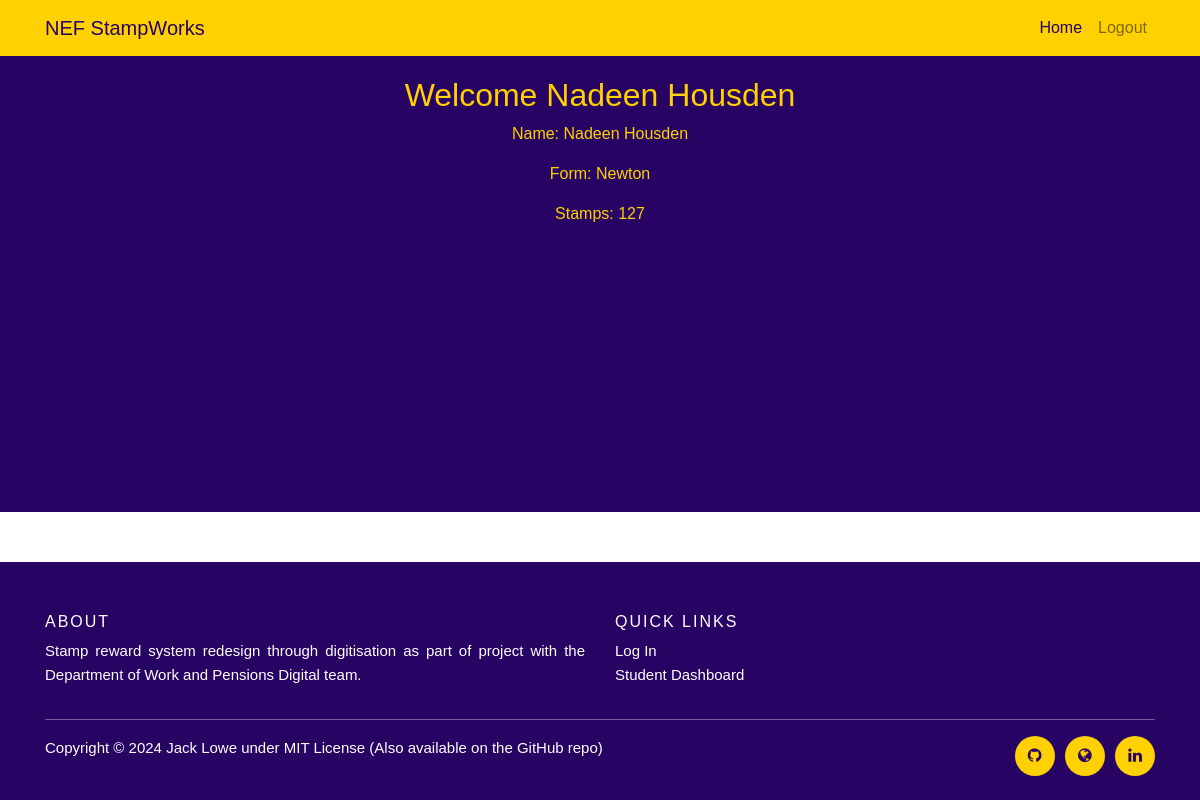
Page /student/dashboard (signed in) on the committed database.
### tables this page shows
CREATE TABLE students (
	name VARCHAR(50),
	form VARCHAR(7),
	stamps INT,
	emailpre VARCHAR(50),
	mainclass VARCHAR(6),
	password VARCHAR(50)
);

### site/app.py (the view)
@app.route('/student/dashboard')
def student_dashboard():
    if 'email' not in session or 'is_staff' not in session or session['is_staff']:
        return redirect(url_for('login'))
    email = session['email']
    student_info = get_student_info(email)
    return render_template('student_dashboard.html', student_info=student_info)

### site/databaseComms.py (called while the page is built)
def dbSelect():
    return "NEF.db"

def get_student_info(emailpre):
    conn = sqlite3.connect(dbSelect())
    c = conn.cursor()
    c.execute("SELECT name, form, stamps, emailpre, mainclass FROM students WHERE emailpre=?", (emailpre,))
    student_info = c.fetchone()
    conn.close()
    return student_info

### site/templates/student_dashboard.html (shortened to what this page needs)
<!DOCTYPE html>
<html lang="en">
<head>
    <link rel="stylesheet" href="https://maxcdn.bootstrapcdn.com/bootstrap/4.5.2/css/bootstrap.min.css">
    <link rel="stylesheet" href="{{ url_for('static', filename='css/styles.css') }}">
    <link rel="stylesheet" href="https://cdnjs.cloudflare.com/ajax/libs/font-awesome/4.7.0/css/font-awesome.min.css">
</head>
<body>
    <nav class="navbar sticky-top navbar-expand-lg navbar-light bg-light">
        <div class="container">
            <a class="navbar-brand" href="/">NEF StampWorks</a>
            <div class="collapse navbar-collapse" id="navbarSupportedContent">
                <ul class="navbar-nav ml-auto">
                    <li class="nav-item">
                        <a class="nav-link" href="/">Home</a>
                    </li>
                    <li>
                      <a class="nav-link" href="/logout">Logout</a>
                    </li>
                </ul>
            </div>
        </div>
    </nav>
    <div class="content">
    <h2>Welcome {{ student_info[0] }}</h2>
    <p>Name: {{ student_info[0] }}</p>
    <p>Form: {{ student_info[1] }}</p>
    <p>Stamps: {{ student_info[2] }}</p>
    </div>
    <footer class="site-footer">
        <div class="container">
          <div class="row">
            <div class="col-sm-12 col-md-6">
              <h6>About</h6>
              <p class="text-justify">Stamp reward system redesign through digitisation as part of project with the Department of Work and Pensions Digital team.</p>
            </div>
            <div class="col-xs-6 col-md-3">
              <h6>Quick Links</h6>
              <ul class="footer-links">
                <li><a href="/login">Log In</a></li>
                <li><a href="/student/dashboard">Student Dashboard</a></li>
              </ul>
            </div>
          </div>
          <hr>
        </div>
        <div class="container">
          <div class="row">
            <div class="col-md-8 col-sm-6 col-xs-12">
              <p class="copyright-text">Copyright &copy; 2024 <a href="https://github.com/Jack-Lowe-7/">Jack Lowe</a> under <a href="/license">MIT License</a> (Also available on the <a href="https://github.com/Jack-Lowe-7/DWP-Project">GitHub repo</a>)
              </p>
            </div>
            <div class="col-md-4 col-sm-6 col-xs-12">
              <ul class="social-icons">
                <li><a class="github" href="https://github.com/Jack-Lowe-7/"><i class="fa fa-github"></i></a></li>
                <li><a class="site" href="https://www.jacklowe.dev"><i class="	fa fa-globe"></i></a></li>
                <li><a class="linkedin" href="https://linkedin.com/in/jacklowe7/"><i class="fa fa-linkedin"></i></a></li>
              </ul>
            </div>
          </div>
        </div>
  </footer>
</body>
</html>

### site/static/css/styles.css (style rules this page uses)
html, body { height: 100%; }
body { font-family: 'NeueRegrade-Regular', Arial, sans-serif; display: flex; flex-direction: column; }
.content { flex: 1 0 auto; background-color: #270363; justify-content: center; text-align: center; color: #ffd100; padding-top: 20px; }
.site-footer { background-color:#270363; padding:45px 0 20px; font-size:15px; line-height:24px; color:#ffffff; margin-top: 50px; flex-shrink: 0; }
.site-footer hr { border-top-color:#bbb; opacity:0.5 }
.site-footer h6 { color:#fff; font-size:16px; text-transform:uppercase; margin-top:5px; letter-spacing:2px }
.site-footer a { color:#ffffff; }
.footer-links { padding-left:0; list-style:none }
.footer-links li { display:block }
.footer-links a { color:#ffffff }
.site-footer .social-icons { text-align:right }
.site-footer .social-icons a { width:40px; height:40px; line-height:40px; margin-left:6px; margin-right:0; border-radius:100%; background-color:#ffd100 }
.copyright-text { margin:0 }
.social-icons { padding-left:0; margin-bottom:0; list-style:none }
.social-icons li { display:inline-block; margin-bottom:4px }
.social-icons a { background-color:#eceeef; color:#270363; font-size:16px; display:inline-block; line-height:44px; width:44px; height:44px; text-align:center; margin-right:8px; border-radius:100%; -webkit-transition:all .2s linear; -o-transition:all .2s linear; transition:all .2s linear }
.navbar { background-color: #ffd100 !important; }
.nav-item a { color: #270363 !important; }
.navbar-brand { color: #270363 !important; }

### rows in the picture
students: name "Nadeen Housden", form "Newton", stamps "127"
